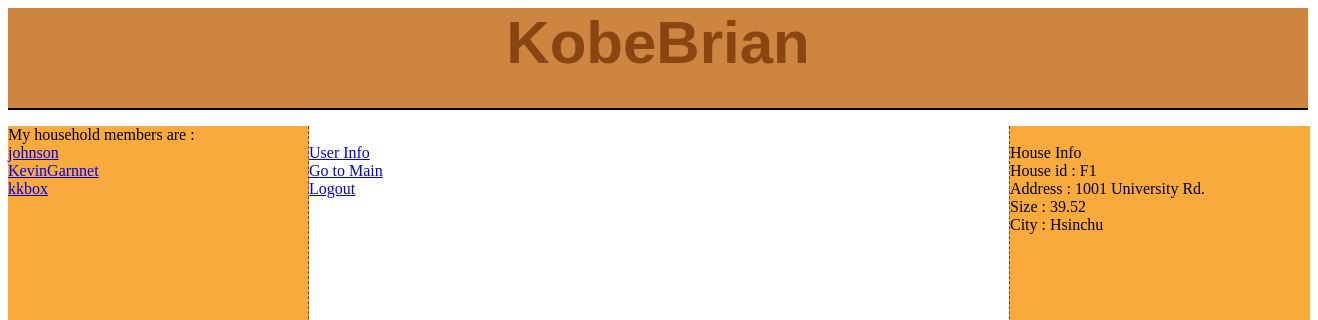
Page /householdinfo.php?name=KobeBrian (signed in) on the committed database.
### tables this page shows
CREATE TABLE IF NOT EXISTS `household` (
  `hid` varchar(15) NOT NULL,
  `address` varchar(100) NOT NULL,
  `size` double NOT NULL,
  `city` varchar(10) NOT NULL,
  `headid` varchar(15) NOT NULL,
  PRIMARY KEY (`hid`),
  UNIQUE KEY `address` (`address`)
);

CREATE TABLE IF NOT EXISTS `personal_info` (
  `uid` varchar(15) NOT NULL,
  `name` varchar(30) NOT NULL,
  `sex` enum('M','F') NOT NULL,
  `birthday` date NOT NULL,
  `hid` varchar(15) NOT NULL,
  `modtime` datetime NOT NULL,
  PRIMARY KEY (`uid`)
);

### householdinfo.php (the view, shortened to what this page needs)
<html>
<head>
<link href="style.css" rel="stylesheet" type="text/css">
</head>
<body>
<?php
if(isset($_SESSION['name']) && $_GET['name']){
	$host ="localhost";
	$username = "dbuser";
	$password = "dbuser";
	$database = "db_0010145";
	$con = mysqli_connect($host, $username, $password, $database);
	echo '<div id="header"><p>';
	echo $_GET['name'];
	echo "<br/>";
	echo '</div></p>';
	echo '<div id="rightnav">';
	echo "<br/>House Info<br/>";
	$houseinfo = "SELECT hid,address,size,city FROM household WHERE hid ='".$_SESSION['hid']."'";
	$rhouse=mysqli_query($con,$houseinfo);
	$house=mysqli_fetch_array($rhouse);
	echo "House id : ".$house['hid']."<br/>";
	echo "Address : ".$house['address']."<br/>";
	echo "Size : ".$house['size']."<br/>";
	echo "City : ".$house['city']."<br/>";
	echo "<br/>";
	echo '</div>';
	$hmember = "SELECT name,uid FROM personal_info WHERE hid ='".$_SESSION['hid']."'";
	$mem=mysqli_query($con,$hmember);
	$num=mysqli_num_rows($mem);
	$judge=1;
	echo '<div id="leftnav">';
	echo "My household members are : <br/>";
	while($judge<=$num){
		$housemem=mysqli_fetch_array($mem);
		$link = $housemem['uid'];
		echo "<a href=\"userinfo.php?uid=$link\">".$housemem['name']."</a>";
		echo "<br/>";
		$judge++;
	}
	echo '</div>';
	$flag=$_SESSION['uid'];
	echo '<div id="body">';
	echo "<br/>";
	echo "<a href=\"userinfo.php?uid=$flag\">User Info</a>";
	echo "<br/>";
	echo '<a href="main.php">Go to Main</a>';
	echo "<br/>";
	echo '<a href="logout.php">Logout</a>';
	echo '</div>';
}
?>
</body>
</html>

### style.css (style rules this page uses)
#header { width: 1300px; height: 100px; position: relative; background-color: peru; border-bottom: 2px solid #000000; }
#header p { color:saddlebrown; font-family:Arial; font-weight:bold; font-size: 60px; text-align:center; }
#leftnav { float: left; width: 300px; height: 1200px; background-color: #F8AA3C; border-right:1px dashed #694717; }
#rightnav { float: right; width: 300px; height: 1200px; background-color: #F8AA3C; border-left: 1px dashed #694717; }
#body { width: 700px; margin-left:301px; margin-right:301px; }

### rows in the picture
household: hid "F1", address "1001 University Rd.", size "39.52", city "Hsinchu"
personal_info: name "johnson"
personal_info: name "KevinGarnnet"
personal_info: name "kkbox"

### other values in the picture
$_GET['name'] "KobeBrian"
